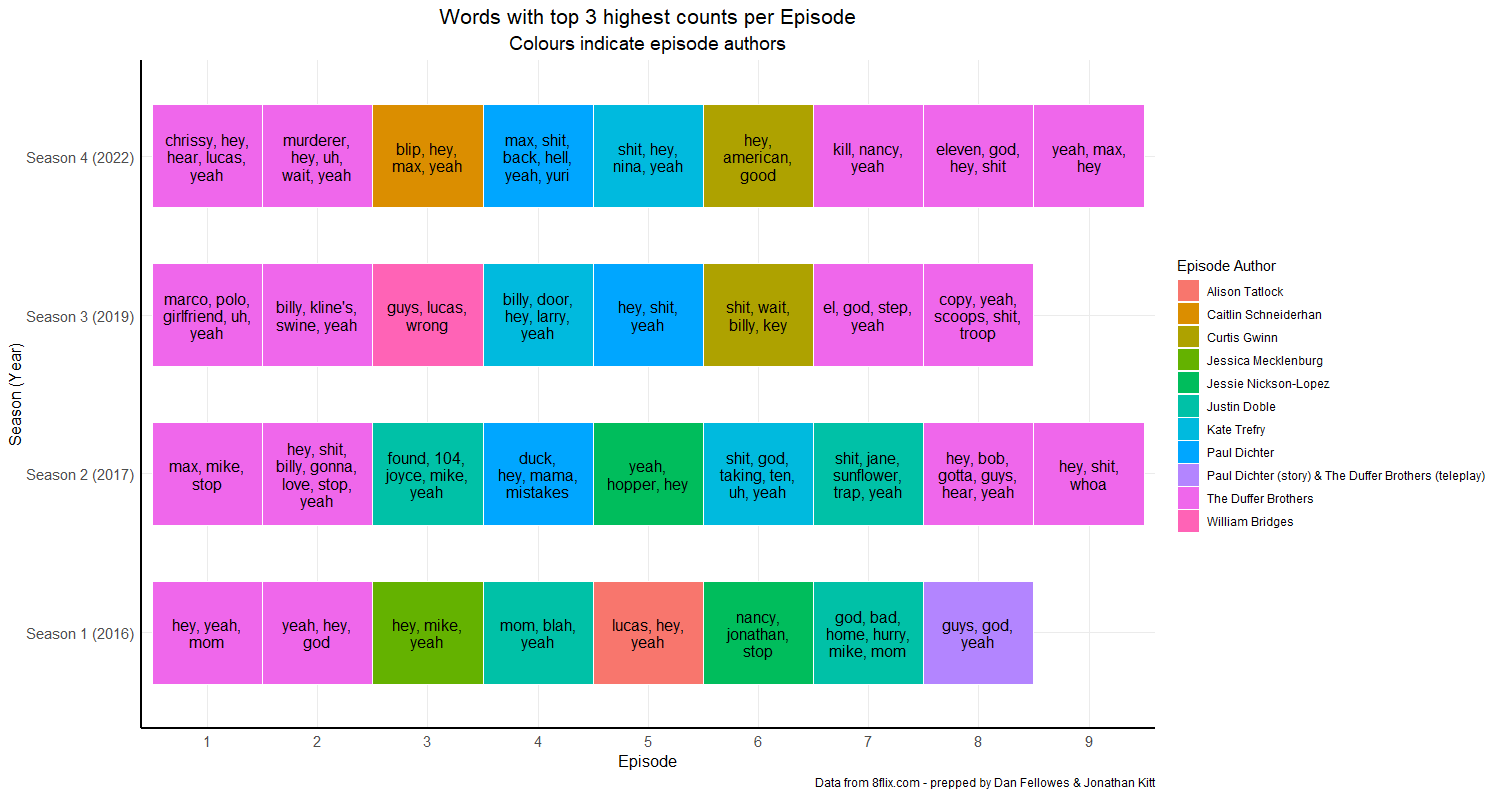

Write R code to recreate this figure.
library(tidyverse)
library(tidytext)
library(stopwords)
library(ggfittext)

#episodes dataset
dat <- read_csv("episodes.csv")

#season/year
dat <- dat %>%  mutate(Season_Year = case_when(original_release_date == "2016-07-15" ~ "Season 1 (2016)",
                                               original_release_date == "2017-10-27" ~ "Season 2 (2017)",
                                               original_release_date == "2019-07-04" ~ "Season 3 (2019)",
                                               original_release_date == "2022-05-27" | original_release_date == "2022-07-01" ~ "Season 4 (2022)"))

#dialogue dataset
dat1 <- read_csv("stranger_things_all_dialogue.csv")
#one word per row
data <- dat1 %>% unnest_tokens(word, dialogue)
#have a look at stop words 
get_stopwords("en", "snowball") %>% print(n=Inf)
#remove stopwords and na
data_clean <- data %>% anti_join(get_stopwords("en", "smart")) %>% na.omit(word)
word_count <- data_clean %>% 
  group_by(season, episode) %>% 
  count(word, sort = TRUE)
#get counts for words
word_count_top <- word_count %>% 
  group_by(season, episode) %>%
  top_n(n=3)
#keep only top three per episode
word_count_top <- word_count_top %>% unite(group, season, episode) %>%
  group_by(group) %>%
  mutate(words = paste(word, collapse=", ")) %>%
  distinct(group, .keep_all = TRUE) %>%
  arrange(group)
#attach col
dat$words <- word_count_top$words

#plot
ggplot(dat, aes(factor(episode), Season_Year, fill = written_by, label = words)) +
  geom_tile(aes(height = .65),colour = "white") +
  scale_fill_discrete(name = "Episode Author") +
  #geom_text(aes(label = words)) 
  geom_fit_text(reflow = TRUE, show.legend = FALSE) +
  theme_minimal() +
  theme(axis.line = element_line(size = 1)) +
  xlab("Episode") + ylab("Season (Year)") +
  labs(title = "Words with top 3 highest counts per Episode",
       subtitle = "Colours indicate episode authors",
       caption = "Data from 8flix.com - prepped by Dan Fellowes & Jonathan Kitt") +
  theme(plot.title = element_text(hjust = .5, size = 16),
        plot.subtitle = element_text(hjust = .5, size = 14),
        axis.title = element_text(size = 12, colour = "black"),
        axis.text = element_text(size = 11))
  
  
